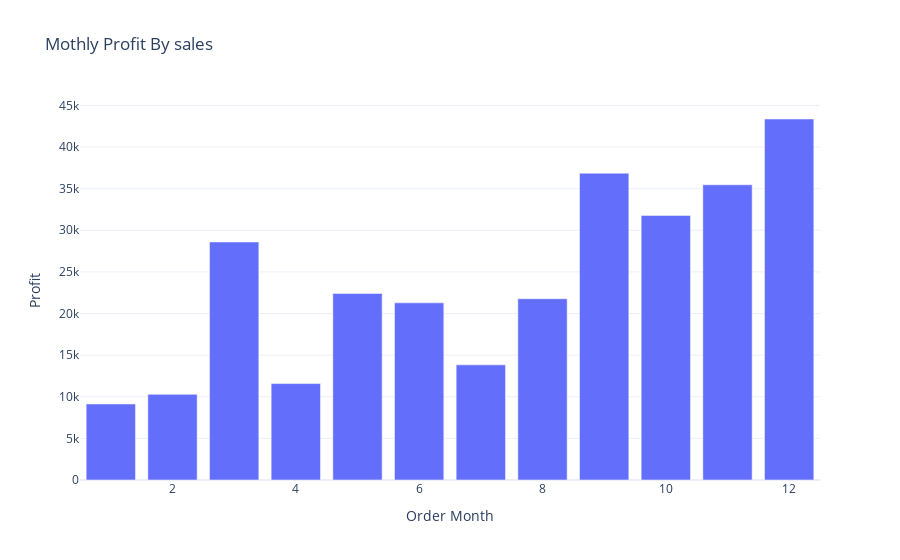

The notebook cell this image was saved under:
### Code cell
# bar graph 
fig=px.bar(monthly_profit,
          x="Order Month",y="Profit",
          title="Mothly Profit By sales")
fig.show()

### Figure 1 — Plotly figure (JSON) as saved in the notebook; plotly's stock layout.template omitted (floating-point values rounded to 4 significant figures)
{"data": [{"alignmentgroup": "True", "hovertemplate": "Order Month=%{x}<br>Profit=%{y}<extra></extra>", "legendgroup": "", "marker": {"color": "#636efa", "pattern": {"shape": ""}}, "name": "", "offsetgroup": "", "orientation": "v", "showlegend": false, "textposition": "auto", "type": "bar", "x": [1, 2, 3, 4, 5, 6, 7, 8, 9, 10, 11, 12], "xaxis": "x", "y": [9134.0, 10290.0, 28590.0, 11590.0, 22410.0, 21290.0, 13830.0, 21780.0, 36860.0, 31780.0, 35470.0, 43370.0], "yaxis": "y"}], "layout": {"autosize": true, "barmode": "relative", "legend": {"tracegroupgap": 0}, "title": {"text": "Mothly Profit By sales"}, "xaxis": {"anchor": "y", "autorange": true, "domain": [0, 1], "range": [0.5, 12.5], "title": {"text": "Order Month"}, "type": "linear"}, "yaxis": {"anchor": "x", "autorange": true, "domain": [0, 1], "range": [0, 45650.0], "title": {"text": "Profit"}, "type": "linear"}}}
